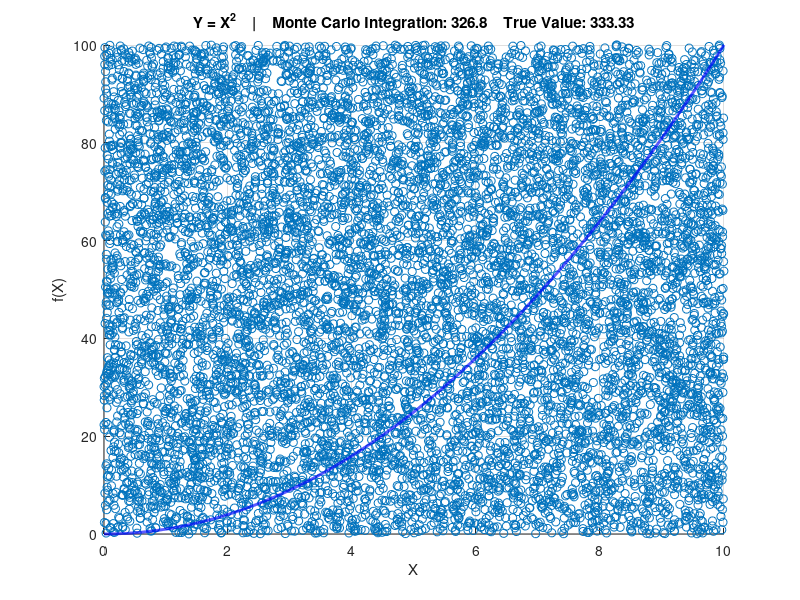

MATLAB code to generate this figure:
%%% EE372 - Modeling and Simulation - Assignment 5 - Monte Carlo
%%% Jared Jackson
%%% Due Mar 13th

%%% This code is written to calculate integrals using monte carlo integration.
%%%
%%% If you see monte carlo in the name, its going to involve random sampling
%%% in order to reach some numerical answer. In this case, monte carlo
%%% integraton involves picking points at random and seeing if they fall within
%%% some bounding shape. The ratio of points in and out of the shape can then be
%%% used to calculate the area of the shape. If you pick the shapes correctly,
%%% this will give you the area under the curve, or the integral.

%%% Test equations
%   1) y = x.^2 from 0 to 10 => 333.33
%   2) y = tand(x) from 0 to 90 => \inf
%   3) y = sqrt(16 - x.^2) from 0 to 4 => 12.566
%   4) y = sind(10 * x) .* exp(x / -100) + cosd(x) + 2 from 0 to 360 => 725.555

%%% Just MATLAB Things %%%%%%%%%%%%%%%%%%%%%%%%%%%%%%%%%%%%%%%%%%%%%%%%%%%%%%%%%
close all; clear variables; clc;
%%%%%%%%%%%%%%%%%%%%%%%%%%%%%%%%%%%%%%%%%%%%%%%%%%%%%%%%%%%%%%%%%%%%%%%%%%%%%%%%

%%% Time Time Time
tic

%%% Parameters %%%%%%%%%%%%%%%%%%%%%%%%%%%%%%%%%%%%%%%%%%%%%%%%%%%%%%%%%%%%%%%%%

%%% Time step for the function
Ts = 1e-3;

%%% Integral lower bounds
Start = 0;

%%% Integral upper bounds
Stop = 10;

%%% How many points to use for monte carlo integration
Points = 1e4;

%%% Which test equation to use. 1 - 4 accepted, anything else defualts to 1
Equ = 1;

%%%%%%%%%%%%%%%%%%%%%%%%%%%%%%%%%%%%%%%%%%%%%%%%%%%%%%%%%%%%%%%%%%%%%%%%%%%%%%%%

%%% X interval broken up into time steps
x = Start:Ts:Stop;

%%% Selects the equation to use basted on user choice
switch Equ
	case 1
		y = x.^2;
		Equ = 'Y = X^2';
		Ans = '333.33';
	case 2
		y = tand(x);
		Equ = 'Y = tand(X)';
		Ans = '';
	case 3
		y = sqrt(16 - x.^2);
		Equ = 'Y = sqrt(16 - X^2)';
		Ans = '12.566';
	case 4
		y = sind(10 * x) .* exp(x / -100) + cosd(x) + 2;
		Equ = 'Y = sind(10X) * e^{X / -100} + cosd(X) + 2';
		Ans = '725.555';
	otherwise
		y = x.^2;
end

%%% Bounding box for area calculation
yMax = max(y);
yMin = 0;

%%% Area of the rectangle bounding the function over the interval
rArea = (Stop - Start) * (yMax - yMin);

%%% How many points are below the function
below = 0;

%%% Keeps track of random points to be ploted later
xP = zeros(1, Points);
yP = zeros(1, Points);

%%% Picks Points random points for monte carlo integration
for i = 1:Points

	%%% Random X position aligned to the time step
	xP(i) = randi([1 length(x)]);

	%%% Random Y from 0 to yMax
	yP(i) = yMax * rand(1);

	%%% If the point is below the function increment below
	if yP(i) < y( xP(i) )
		below = below + 1;
	end

end

%%% Estimate the integral with monte carlo integration
area_estimation = rArea * (below / Points);

%%% Don't let plot override scatter
hold on;

%%% Plots the random points
scatter( (xP * Ts), yP, 'r.');

%%% Plots the equation being integrated
plot(x, y, '-b', "LineWidth", 2);

%%% Set window to be the bounding box
set(gca, "XLim", [Start Stop], "YLim", [yMin yMax]);

%%% Fromating the graph
grid on;
xlabel('X');
ylabel('f(X)');
t = title([Equ '    |    Monte Carlo Integration: ' num2str(area_estimation) ...
			'    True Value: ' Ans]);

%%% See What's Become Of Me
toc